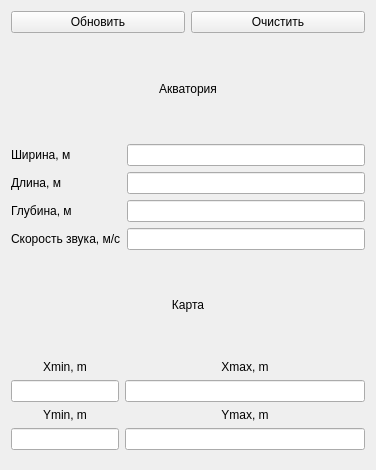
             <widget class="QWidget" name="setAqua">
              <property name="geometry">
               <rect>
                <x>0</x>
                <y>0</y>
                <width>376</width>
                <height>470</height>
               </rect>
              </property>
              <attribute name="label">
               <string>Настройка карты</string>
              </attribute>
              <layout class="QVBoxLayout" name="verticalLayout_20">
               <item>
                <layout class="QHBoxLayout" name="horizontalLayout_3">
                 <item>
                  <widget class="QPushButton" name="pbUpdate">
                   <property name="text">
                    <string>Обновить</string>
                   </property>
                  </widget>
                 </item>
                 <item>
                  <widget class="QPushButton" name="pbClear">
                   <property name="text">
                    <string>Очистить</string>
                   </property>
                  </widget>
                 </item>
                </layout>
               </item>
               <item>
                <widget class="QLabel" name="label_7">
                 <property name="text">
                  <string>Акватория</string>
                 </property>
                 <property name="alignment">
                  <set>Qt::AlignCenter</set>
                 </property>
                </widget>
               </item>
               <item>
                <layout class="QFormLayout" name="formLayout_3">
                 <item row="0" column="0">
                  <widget class="QLabel" name="Label_6">
                   <property name="text">
                    <string>Ширина, м</string>
                   </property>
                  </widget>
                 </item>
                 <item row="0" column="1">
                  <widget class="QLineEdit" name="latLineEdit">
                   <property name="inputMask">
                    <string notr="true"/>
                   </property>
                   <property name="text">
                    <string/>
                   </property>
                   <property name="echoMode">
                    <enum>QLineEdit::Normal</enum>
                   </property>
                   <property name="cursorPosition">
                    <number>0</number>
                   </property>
                   <property name="dragEnabled">
                    <bool>false</bool>
                   </property>
                  </widget>
                 </item>
                 <item row="1" column="0">
                  <widget class="QLabel" name="Label_7">
                   <property name="text">
                    <string>Длина, м</string>
                   </property>
                  </widget>
                 </item>
                 <item row="1" column="1">
                  <widget class="QLineEdit" name="longLineEdit"/>
                 </item>
                 <item row="2" column="0">
                  <widget class="QLabel" name="depthLabel">
                   <property name="text">
                    <string>Глубина, м</string>
                   </property>
                  </widget>
                 </item>
                 <item row="2" column="1">
                  <widget class="QLineEdit" name="depthLineEdit"/>
                 </item>
                 <item row="3" column="0">
                  <widget class="QLabel" name="speedLabel">
                   <property name="text">
                    <string>Скорость звука, м/с</string>
                   </property>
                  </widget>
                 </item>
                 <item row="3" column="1">
                  <widget class="QLineEdit" name="speedLineEdit"/>
                 </item>
                </layout>
               </item>
               <item>
                <widget class="QLabel" name="label_8">
                 <property name="text">
                  <string>Карта</string>
                 </property>
                 <property name="alignment">
                  <set>Qt::AlignCenter</set>
                 </property>
                </widget>
               </item>
               <item>
                <layout class="QFormLayout" name="formLayout_7">
                 <property name="labelAlignment">
                  <set>Qt::AlignCenter</set>
                 </property>
                 <item row="0" column="0">
                  <widget class="QLabel" name="xminMLabel">
                   <property name="sizePolicy">
                    <sizepolicy hsizetype="Preferred" vsizetype="Preferred">
                     <horstretch>0</horstretch>
                     <verstretch>0</verstretch>
                    </sizepolicy>
                   </property>
                   <property name="text">
                    <string>Xmin, m</string>
                   </property>
                   <property name="alignment">
                    <set>Qt::AlignCenter</set>
                   </property>
                  </widget>
                 </item>
                 <item row="0" column="1">
                  <widget class="QLabel" name="xmaxMLabel">
                   <property name="text">
                    <string>Xmax, m</string>
                   </property>
                   <property name="alignment">
                    <set>Qt::AlignCenter</set>
                   </property>
                  </widget>
                 </item>
                 <item row="1" column="0">
                  <widget class="QLineEdit" name="xminMLineEdit"/>
                 </item>
                 <item row="1" column="1">
                  <widget class="QLineEdit" name="xmaxMLineEdit"/>
                 </item>
                 <item row="3" column="0">
                  <widget class="QLineEdit" name="yminMLineEdit"/>
                 </item>
                 <item row="2" column="0">
                  <widget class="QLabel" name="yminMLabel">
                   <property name="sizePolicy">
                    <sizepolicy hsizetype="Preferred" vsizetype="Preferred">
                     <horstretch>0</horstretch>
                     <verstretch>0</verstretch>
                    </sizepolicy>
                   </property>
                   <property name="text">
                    <string>Ymin, m</string>
                   </property>
                   <property name="alignment">
                    <set>Qt::AlignCenter</set>
                   </property>
                  </widget>
                 </item>
                 <item row="2" column="1">
                  <widget class="QLabel" name="ymaxMLabel">
                   <property name="text">
                    <string>Ymax, m</string>
                   </property>
                   <property name="alignment">
                    <set>Qt::AlignCenter</set>
                   </property>
                  </widget>
                 </item>
                 <item row="3" column="1">
                  <widget class="QLineEdit" name="ymaxMLineEdit"/>
                 </item>
                </layout>
               </item>
              </layout>
             </widget>
